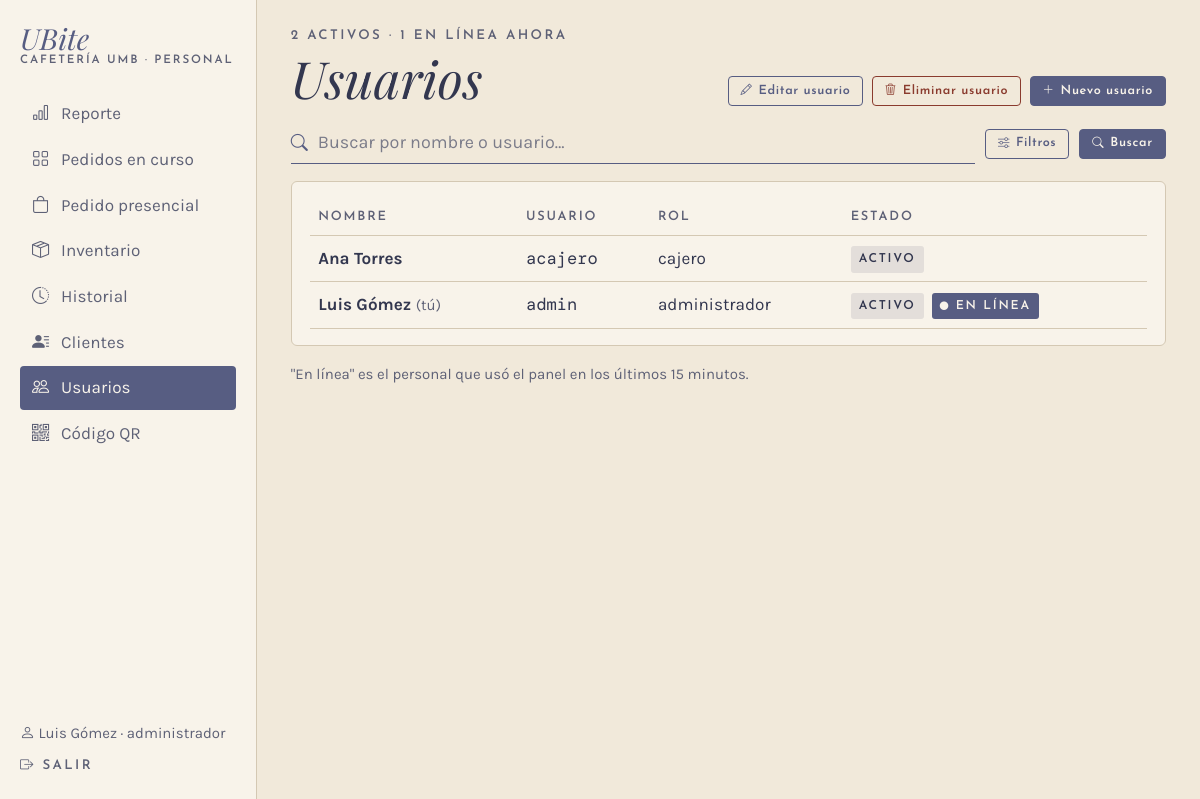
The page /admin/usuarios (signed in) on the database as committed earlier.
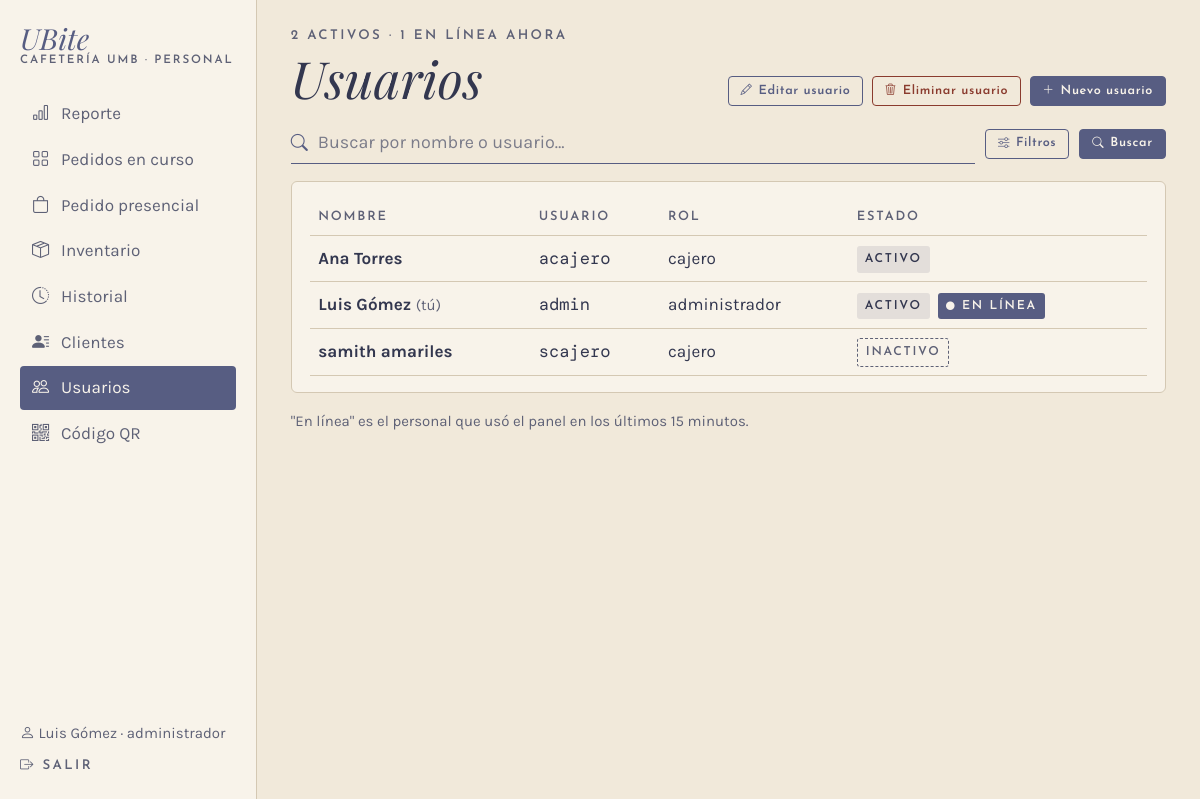
The same page on the database as committed later.
### app/models.py (models this page shows, shortened)
class Usuario(UserMixin, db.Model):
    __tablename__ = "usuario"
    __table_args__ = (
        db.CheckConstraint("rol IN ('cajero', 'administrador')", name="ck_usuario_rol"),
    )
    id_usuario = db.Column(db.Integer, primary_key=True, autoincrement=True)
    nombre = db.Column(db.Text, nullable=False)
    rol = db.Column(db.Text, nullable=False)
    username = db.Column(db.Text, nullable=False, unique=True)
    password_hash = db.Column(db.Text, nullable=False)
    activo = db.Column(db.Boolean, nullable=False, default=True)
    @property
    def is_active(self):
        return bool(self.activo)

### app/routes/admin.py (the view)
@bp.route("/usuarios")
@rol_requerido("administrador")
def usuarios():
    filtros = {"buscar": request.args.get("buscar", "")[:40], "rol": request.args.get("rol", ""),
               "estado": request.args.get("estado", "")}
    todos = gestion.usuarios()
    lista = gestion.usuarios(**filtros) if any(filtros.values()) else todos
    limite = datetime.now() - timedelta(minutes=15)
    conectados = {i for i, t in en_linea.items() if t >= limite}
    return render_template("admin/usuarios.html", usuarios=lista, todos=todos,
                           conectados=conectados, filtros=filtros)

### app/__init__.py (called while the page is built)
@login_manager.user_loader
def cargar_usuario(id_usuario):
    from .models import Usuario
    u = db.session.get(Usuario, int(id_usuario))
    return u if u is not None and u.activo else None

### app/database.py (called while the page is built)
@event.listens_for(Engine, "begin")
def _iniciar(conexion):
    conexion.exec_driver_sql("BEGIN IMMEDIATE" if _escritura.get() else "BEGIN")

### app/gestion.py (called while the page is built)
def usuarios(buscar="", rol="", estado=""):
    lista = Usuario.query.order_by(Usuario.activo.desc(), Usuario.nombre).all()
    buscar = buscar.strip().lower()
    if buscar:
        lista = [u for u in lista if buscar in u.nombre.lower() or buscar in u.username]
    if rol:
        lista = [u for u in lista if u.rol == rol]
    if estado:
        lista = [u for u in lista if u.activo == (estado == "activo")]
    return lista

### app/routes/__init__.py (called while the page is built)
def rol_requerido(*roles):
    def decorador(vista):
        @wraps(vista)
        @login_required
        def envoltura(*args, **kwargs):
            if current_user.rol not in roles:
                abort(403)
            return vista(*args, **kwargs)
        return envoltura
    return decorador

### app/templates/admin/usuarios.html (shortened to what this page needs)
{% extends "caja/_base.html" %}
{% import "_filtros.html" as f %}
{% set titulo_barra = "Usuarios" %}
{% block panel %}
<div class="d-flex flex-wrap justify-content-between align-items-end gap-3 mb-3">
  <div>
    <p class="etiqueta mb-1">{{ todos|selectattr("activo")|list|length }} activos · {{ conectados|length }} en línea ahora</p>
    <h1 class="titulo display-5 mb-0 d-none d-lg-block">Usuarios</h1>
  </div>
  <div class="d-flex flex-wrap gap-2 acciones-modulo">
    <a class="btn btn-contorno" href="{{ url_for('admin.editar_usuario') }}"><i class="bi bi-pencil"></i> Editar usuario</a>
    <a class="btn btn-peligro" href="{{ url_for('admin.eliminar_usuario') }}"><i class="bi bi-trash3"></i> Eliminar usuario</a>
    <a class="btn btn-ubite" href="{{ url_for('admin.nuevo_usuario') }}"><i class="bi bi-plus-lg"></i> Nuevo usuario</a>
  </div>
</div>
{% set activos = [filtros.rol, filtros.estado]|select|list|length %}
{% if not usuarios %}
<div class="aviso">No hay usuarios que coincidan con la búsqueda.</div>
{% else %}
<div class="tarjeta">
  <table class="table tabla-ubite align-middle mb-0">
    <thead><tr><th>Nombre</th><th>Usuario</th><th>Rol</th><th>Estado</th></tr></thead>
    <tbody>
    {% for u in usuarios %}
    <tr class="{{ 'text-body-secondary' if not u.activo }}">
      <td class="fw-bold">{{ u.nombre }} {% if u.id_usuario == current_user.id_usuario %}<span class="small suave fw-normal">(tú)</span>{% endif %}</td>
      <td class="mono">{{ u.username }}</td>
      <td class="suave">{{ u.rol }}</td>
      <td class="text-nowrap">
        <span class="chip {{ 'chip-punteado' if not u.activo }}">{{ "Activo" if u.activo else "Inactivo" }}</span>
        {% if u.id_usuario in conectados %}<span class="chip chip-oscuro ms-1"><i class="bi bi-circle-fill" style="font-size:.5rem"></i> En línea</span>{% endif %}
      </td>
    </tr>
    {% endfor %}
    </tbody>
  </table>
</div>
{% endif %}
<p class="small suave mt-3">"En línea" es el personal que usó el panel en los últimos 15 minutos.</p>
{% endblock %}

### app/templates/caja/_base.html (shortened to what this page needs)
{% extends "base.html" %}
{% block clase_main %}{{ 'con-lateral' if es_admin }} container-xl py-4 con-barra-inferior{% endblock %}
{% block encabezado %}
{% if es_admin %}
<aside class="lateral d-none d-lg-flex">
  <a class="marca mb-4" href="{{ url_for('admin.reporte') }}"><span class="nombre">UBite</span><span class="sub">Cafetería UMB · Personal</span></a>
  <nav>
    {% for ruta, texto, icono in menu_personal %}
    <a href="{{ url_for(ruta) }}" class="{{ 'activo' if seccion == ruta }}"><i class="bi {{ icono }}"></i>{{ texto }}</a>
    {% endfor %}
  </nav>
  <div class="mt-auto pt-4 small">
    <div class="suave mb-2"><i class="bi bi-person"></i> {{ current_user.nombre }} · {{ current_user.rol }}</div>
    <a href="{{ url_for('auth.salir') }}" class="etiqueta text-decoration-none"><i class="bi bi-box-arrow-right"></i> Salir</a>
  </div>
</aside>
{% endif %}
{% endblock %}
{% block contenido %}
{% block panel %}{% endblock %}
{% endblock %}

Rows that differ between the two databases and show on the page:
added Usuario: nombre "samith amariles", username "scajero", rol "cajero", activo "INACTIVO"
